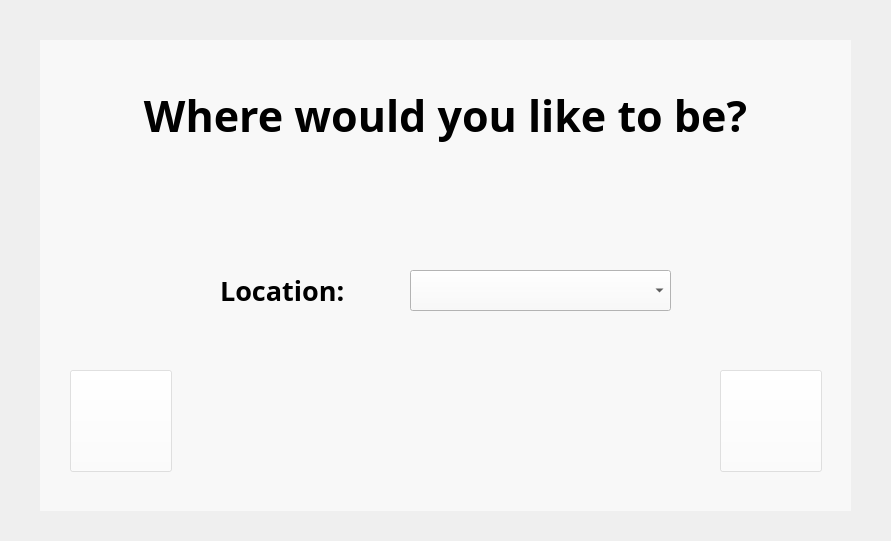
<?xml version="1.0" encoding="UTF-8"?>
<ui version="4.0">
 <class>Form</class>
 <widget class="QWidget" name="Form">
  <property name="geometry">
   <rect>
    <x>0</x>
    <y>0</y>
    <width>891</width>
    <height>541</height>
   </rect>
  </property>
  <property name="windowTitle">
   <string>Form</string>
  </property>
  <widget class="QLabel" name="label_3">
   <property name="geometry">
    <rect>
     <x>40</x>
     <y>40</y>
     <width>811</width>
     <height>471</height>
    </rect>
   </property>
   <property name="styleSheet">
    <string notr="true">background-color:  rgb(255,255,255,150);</string>
   </property>
   <property name="text">
    <string/>
   </property>
  </widget>
  <widget class="QComboBox" name="comboBox">
   <property name="geometry">
    <rect>
     <x>410</x>
     <y>270</y>
     <width>261</width>
     <height>41</height>
    </rect>
   </property>
   <property name="maximumSize">
    <size>
     <width>16777215</width>
     <height>60</height>
    </size>
   </property>
   <property name="font">
    <font>
     <pointsize>15</pointsize>
    </font>
   </property>
   <property name="layoutDirection">
    <enum>Qt::LeftToRight</enum>
   </property>
   <property name="autoFillBackground">
    <bool>false</bool>
   </property>
   <property name="styleSheet">
    <string notr="true">background-color:  rgb(250,250,250);</string>
   </property>
   <property name="maxVisibleItems">
    <number>6</number>
   </property>
  </widget>
  <widget class="QPushButton" name="back_button">
   <property name="geometry">
    <rect>
     <x>70</x>
     <y>370</y>
     <width>102</width>
     <height>102</height>
    </rect>
   </property>
   <property name="font">
    <font>
     <pointsize>15</pointsize>
    </font>
   </property>
   <property name="styleSheet">
    <string notr="true">background-color:  rgb(255,255,255,100);

</string>
   </property>
   <property name="text">
    <string/>
   </property>
   <property name="icon">
    <iconset>
     <normaloff>../buttons/icons8-reply-arrow-100.png</normaloff>../buttons/icons8-reply-arrow-100.png</iconset>
   </property>
   <property name="iconSize">
    <size>
     <width>80</width>
     <height>80</height>
    </size>
   </property>
  </widget>
  <widget class="QPushButton" name="next_button">
   <property name="geometry">
    <rect>
     <x>720</x>
     <y>370</y>
     <width>102</width>
     <height>102</height>
    </rect>
   </property>
   <property name="font">
    <font>
     <pointsize>15</pointsize>
    </font>
   </property>
   <property name="styleSheet">
    <string notr="true">background-color:  rgb(255,255,255,100);

</string>
   </property>
   <property name="inputMethodHints">
    <set>Qt::ImhNone</set>
   </property>
   <property name="text">
    <string/>
   </property>
   <property name="icon">
    <iconset>
     <normaloff>../buttons/tran_right.png</normaloff>../buttons/tran_right.png</iconset>
   </property>
   <property name="iconSize">
    <size>
     <width>80</width>
     <height>80</height>
    </size>
   </property>
  </widget>
  <widget class="QLabel" name="headline">
   <property name="geometry">
    <rect>
     <x>0</x>
     <y>40</y>
     <width>891</width>
     <height>151</height>
    </rect>
   </property>
   <property name="font">
    <font>
     <family>Levenim MT</family>
     <pointsize>32</pointsize>
     <weight>75</weight>
     <bold>true</bold>
    </font>
   </property>
   <property name="text">
    <string>Where would you like to be?</string>
   </property>
   <property name="alignment">
    <set>Qt::AlignCenter</set>
   </property>
  </widget>
  <widget class="QLabel" name="label_2">
   <property name="geometry">
    <rect>
     <x>220</x>
     <y>270</y>
     <width>141</width>
     <height>41</height>
    </rect>
   </property>
   <property name="font">
    <font>
     <family>Levenim MT</family>
     <pointsize>20</pointsize>
     <weight>75</weight>
     <bold>true</bold>
    </font>
   </property>
   <property name="text">
    <string>Location:</string>
   </property>
  </widget>
  <widget class="QLabel" name="label">
   <property name="geometry">
    <rect>
     <x>-10</x>
     <y>-10</y>
     <width>921</width>
     <height>621</height>
    </rect>
   </property>
   <property name="text">
    <string/>
   </property>
   <property name="pixmap">
    <pixmap>../pictures/winter1.jpeg</pixmap>
   </property>
  </widget>
  <zorder>label</zorder>
  <zorder>label_3</zorder>
  <zorder>comboBox</zorder>
  <zorder>back_button</zorder>
  <zorder>next_button</zorder>
  <zorder>headline</zorder>
  <zorder>label_2</zorder>
 </widget>
 <resources/>
 <connections/>
</ui>
